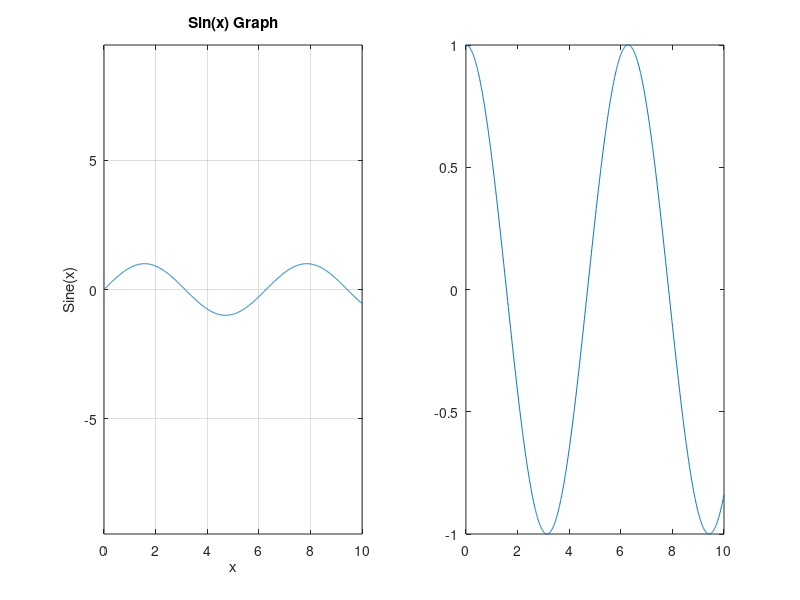

Write MATLAB code to recreate this figure.
function some_plots()
x= [0:0.01:10];
y=sin(x);

subplot(1,2,1)
plot(x,y)
xlabel('x')
ylabel('Sine(x)')
title('Sin(x) Graph')
grid on, axis  equal

z=cos(x);
subplot(1,2,2)
plot(x,z)

